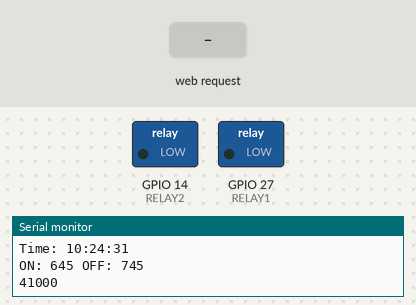
Simulated run of this sketch. Board: ESP32. Parts: switched loads named in the sketch (green lamp = pin HIGH), the last lines printed to the serial monitor. Inputs (shaded band) come from the test bench. The local clock reads 2024-03-15 10:24:30 at power-on unless the sketch sets it.

Above: at 1.2 s.
1.3 s: HTTP request GET /on received
At 1.7 s:
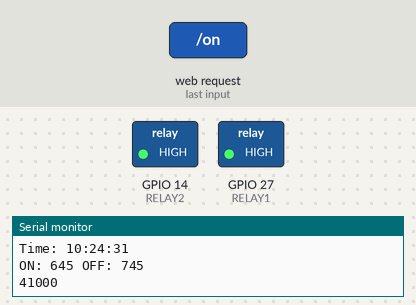
2.9 s: HTTP request GET /off received
At 3.4 s:
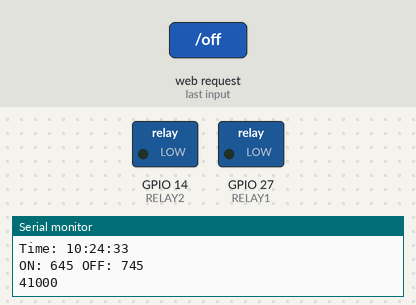
4.5 s: HTTP request GET /on?onh=1 received
At 5.0 s:
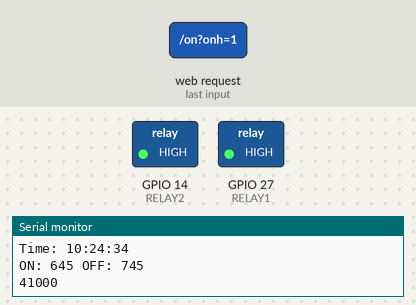
Timing chart, 0 to 7.5 s (numbered marks = the images above; inputs shaded):
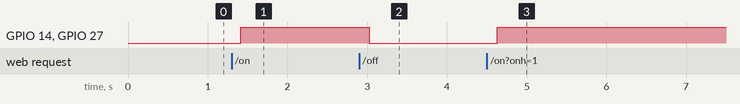

The sketch:

Smart_Switch.ino
```cpp
#include <Wire.h>
#include "RTClib.h"
#include <WiFi.h>
#include <WebServer.h>

RTC_DS3231 rtc;
WebServer server(80);

// Access Point
const char* ssid = "ESP32_Relay";
//bool relayState = false;
bool manualOverride = false;

int lastH = 0;

// Relay pins
#define RELAY1 27
#define RELAY2 14

// Schedule
int ON_HOUR = 645;
int OFF_HOUR = 745;


bool relaysOn = false;

// ===== Web Page =====
void handleRoot() {

  DateTime now = rtc.now();
  int currentTime = now.hour() * 100 + now.minute();

 String html;
html.reserve(1500);
html = "<!DOCTYPE html><html><head>";
  html += "<meta name='viewport' content='width=device-width, initial-scale=1'>";
  html += "<style>";
  html += "body{font-family:Arial;text-align:center;}";
  html += "input{width:100px;padding:5px;font-size:16px;}";
  html += "button{padding:10px;margin:5px;font-size:16px;}";
  html += "</style>";
  html += "</head><body>";

  html += "<h2>ESP32 Relay Timer</h2>";

  html += "<p><b>Current Time:</b> ";
  html += String(currentTime);
  html += "</p>";

  html += "<p><b>Relay Status:</b> ";
  html += (relaysOn ? "ON" : "OFF");
  html += "</p>";

  html += "<a href='/on'><button>Manual ON</button></a>";
  html += "<a href='/off'><button>Manual OFF</button></a>";

  html += "<h3>Set Schedule (HHMM Format)</h3>";
  html += "<form action='/set'>";

  html += "ON Time: <br>";
  html += "<input name='onh' type='number' min='0' max='2359' value='" + String(ON_HOUR) + "'><br><br>";

  html += "OFF Time: <br>";
  html += "<input name='offh' type='number' min='0' max='2359' value='" + String(OFF_HOUR) + "'><br><br>";

  html += "<input type='submit' value='Save'>";
  html += "</form>";

  html += "<p>Example: 0830 = 8:30 AM | 2200 = 10:00 PM</p>";

  html += "</body></html>";

  server.send(200, "text/html", html);
}

// ===== Set Time From Web =====
void handleSetTime() {

  if (server.hasArg("onh")) {
    ON_HOUR = server.arg("onh").toInt();
  }

  if (server.hasArg("offh")) {
    OFF_HOUR = server.arg("offh").toInt();
  }

  handleRoot();
}


void setup() {
  Serial.begin(115200);

  pinMode(RELAY1, OUTPUT);
  pinMode(RELAY2, OUTPUT);

  // Relays OFF at start (ACTIVE LOW)
  digitalWrite(RELAY1, LOW);
  digitalWrite(RELAY2, LOW);

  Wire.begin(21, 22);

  if (!rtc.begin()) {
    Serial.println("RTC not found");
    while (1);
  }

  Serial.println("RTC Relay Timer Started");

  WiFi.softAP(ssid);
  Serial.println("WiFi Started");
  Serial.println(WiFi.softAPIP());

  server.on("/", handleRoot);
  server.on("/set", handleSetTime);
  server.on("/on", manualOn);
  server.on("/off", manualOff);

  server.begin();
}

void loop() {

  DateTime now = rtc.now();
  int h = now.hour()*100 + now.minute();

Serial.printf("Time: %02d:%02d:%02d\n",
                now.hour(), now.minute(), now.second());

  server.handleClient();
Serial.printf("ON: %d OFF: %d\n", ON_HOUR, OFF_HOUR);

 // ===== Relay Control Logic =====

bool inSchedule = (h >= ON_HOUR && h < OFF_HOUR);

// Detect crossing OFF_HOUR
if (lastH < OFF_HOUR && h >= OFF_HOUR) {
  manualOverride = false;
  turnRelaysOff();
}

if (manualOverride) {
  if (!relaysOn) turnRelaysOn();
}
else {
  if (inSchedule) {
    if (!relaysOn) turnRelaysOn();
  } else {
    if (relaysOn) turnRelaysOff();
  }
}

lastH = h;
Serial.println(ESP.getFreeHeap());
  delay(200);
}


void turnRelaysOn() {
  Serial.println("Relays ON");
  digitalWrite(RELAY1, HIGH);
  digitalWrite(RELAY2, HIGH);
  relaysOn = true;
}

void turnRelaysOff() {
  Serial.println("Relays OFF");
  digitalWrite(RELAY1, LOW);
  digitalWrite(RELAY2, LOW);
  relaysOn = false;
}

void manualOn() {
  manualOverride = true;
  turnRelaysOn();
  handleRoot();
}

void manualOff() {
  manualOverride = false;
  turnRelaysOff();
  handleRoot();
}
```

Measured:
- after the input at 1.3 s, GPIO 14 (RELAY2), GPIO 27 (RELAY1): LOW → HIGH after 0.11 s
- after the input at 2.9 s, GPIO 14 (RELAY2), GPIO 27 (RELAY1): HIGH → LOW after 0.12 s
- after the input at 4.5 s, GPIO 14 (RELAY2), GPIO 27 (RELAY1): LOW → HIGH after 0.13 s
